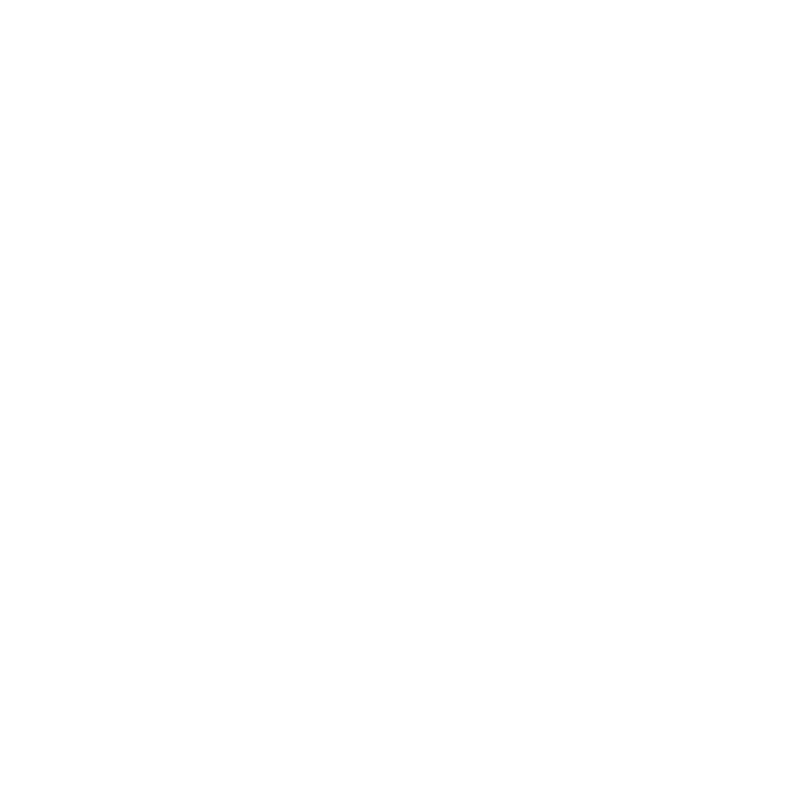
Frame 1 (no input)
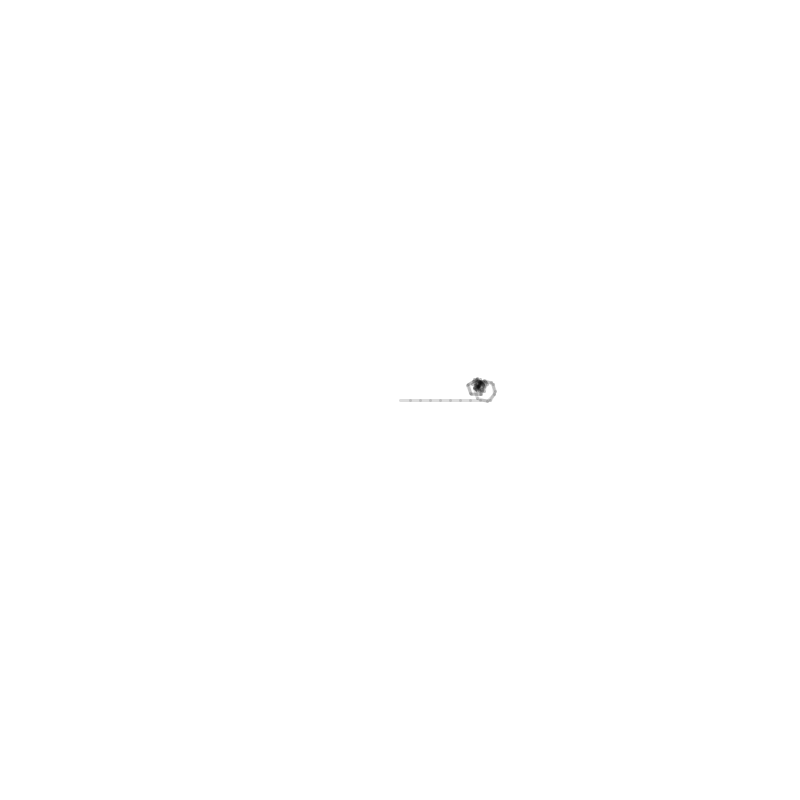
Frame 60 (the mouse pressed at the canvas centre just before this capture)
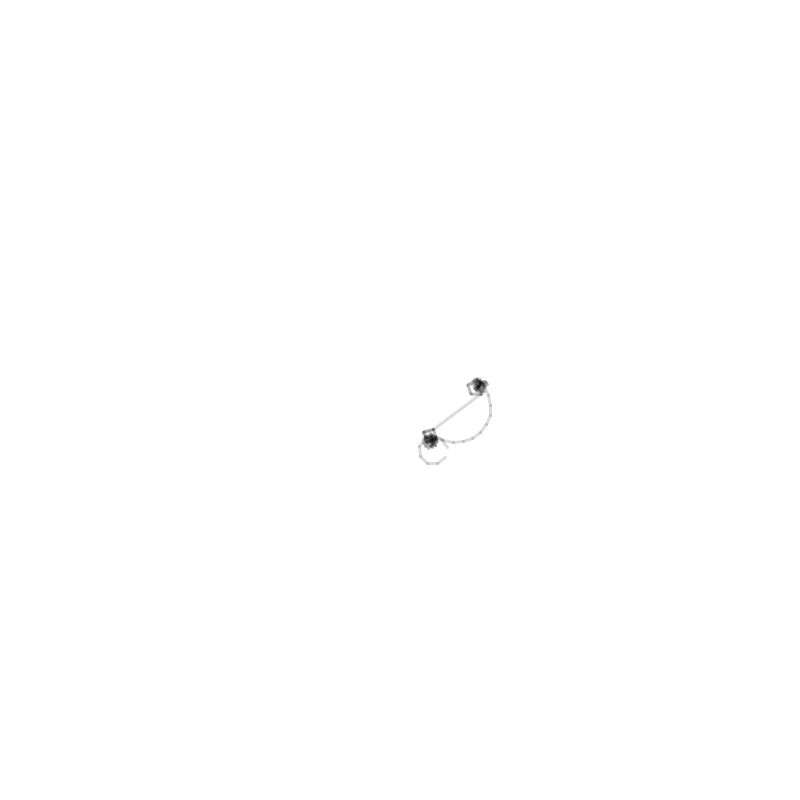
Frame 120 (the mouse held since frame 60 and released just before this capture)

The Processing sketch that drew these frames (run headless with seeded random() and noise(); from frame 60 on, the mouse is pressed at the canvas centre):

// Processing sketch: Turtle_trace
// ── Turtle_trace.pde
Turtle t = new Turtle();
int num = 100;
int[] x = new int[num];
int[] y = new int[num];
int indexPosition = 0;
int n = 1;

void setup() {
  size(800,800);
  background(255);
  frameRate(60);
}

void draw() {
  background(255);
  x[indexPosition] = (int)t.pos.x;
  y[indexPosition] = (int)t.pos.y;
  for (int i = 0; i < num; i++) {
    int ipos = (indexPosition + i) % num;
    stroke(0,35);
    strokeWeight(3);
    if (x[ipos] != y[ipos]) {
      if (ipos > 0) {
        line(x[ipos],y[ipos],x[ipos-1],y[ipos-1]);
      } else {
        line(x[ipos],y[ipos],x[num-1],y[num-1]);
      }
    }
  }
  //float r = map(noise(n/25),0,1,-PI/6,PI/6);
  t.turn(n/10);
  //t.adjust(1);
  t.update();
  indexPosition = (indexPosition + 1) % num;
  n++;
}
// ── Turtle.pde
class Turtle {
  PVector pos;
  PVector vel;
  
  Turtle() {
    pos = new PVector(400,400);
    vel = new PVector(10,0);
  }
  
  void update() {
    pos.add(vel);
    if (pos.x > width) {
      pos.sub(width,0);
    }
    if (pos.x < 0) {
      pos.add(width,0);
    }
    if (pos.y > height) {
      pos.sub(0,height);
    }
    if (pos.y < 0) {
      pos.add(0,height);
    }
  }
  
  void turn(float v) {
    vel.rotate(-v);
  }
  
  void adjust(float s) {
    vel.mult(s);
  }
}
